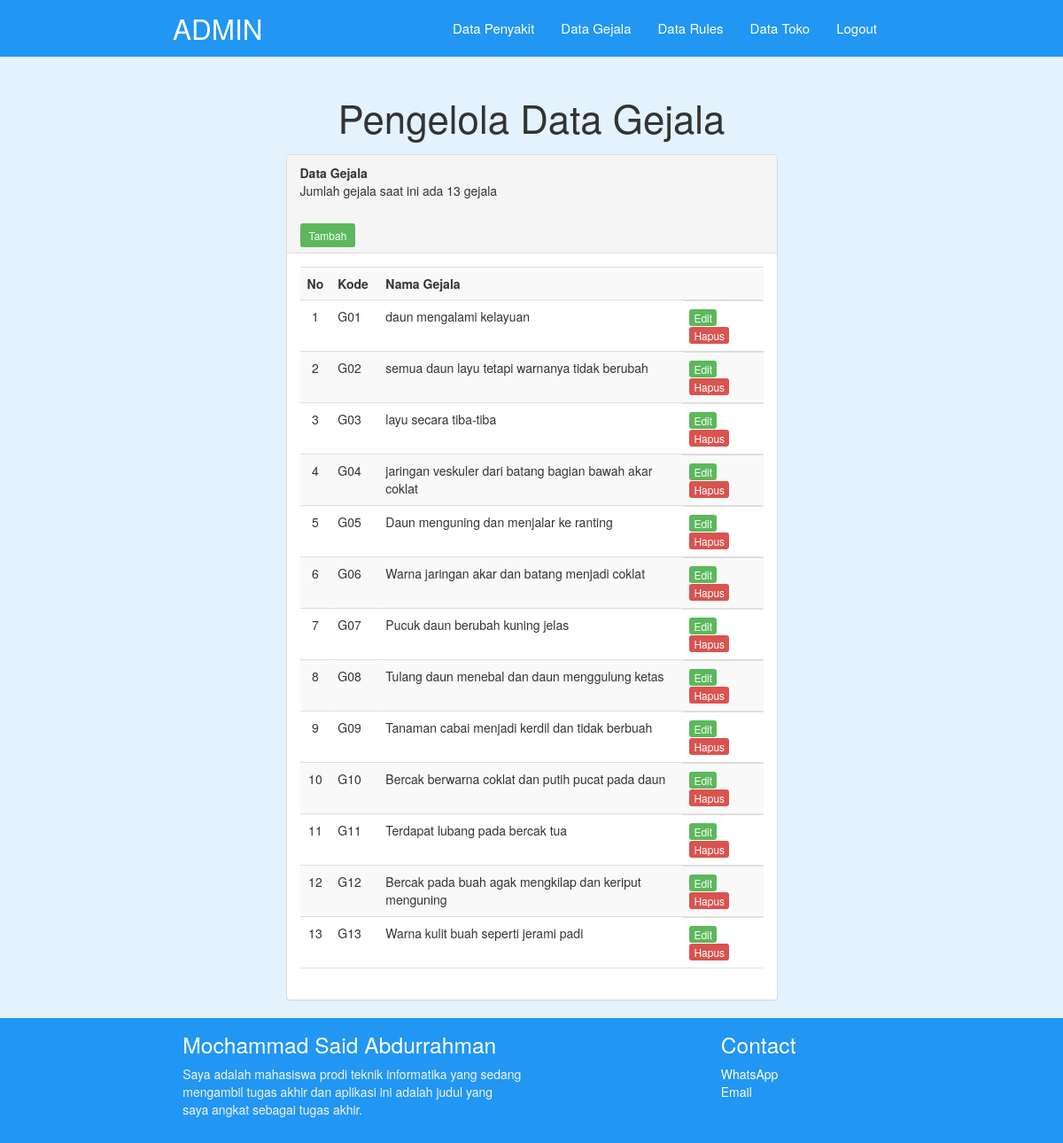
The page /pakar/gejalaTampil.php (signed in) on the database its author committed.
### tables this page shows
CREATE TABLE `gejala` (
  `id_gejala` char(3) NOT NULL,
  `nama_gejala` varchar(100) NOT NULL
);

### pakar/gejalaTampil.php (the view, shortened to what this page needs)
<?php
include "../koneksi.php";
?>
<!DOCTYPE html>
<html lang="en">
<head>
  <link href="../css/bootstrap.css" type="text/css" rel="stylesheet" media="screen, projection"/>
  <link href="../css/materialize.css" type="text/css" rel="stylesheet" media="screen,projection"/>
  <link href="../css/style.css" type="text/css" rel="stylesheet" media="screen,projection"/>
</head>
<body>
    <nav class="blue" role="navigation">
        <div class="nav-wrapper container "><a id="logo-container" href="index.php" class="brand-logo">ADMIN</a>
            <ul class="right hide-on-med-and-down">
                <li><a href="penyakitTampil.php">Data Penyakit</a></li>
                <li><a href="gejalaTampil.php">Data Gejala</a></li>
                <li><a href="rulesTampil.php">Data Rules</a></li>
                <li><a href="tokoTampil.php">Data Toko</a></li>
                <li><a href="logout.php" onclick="return confirm('Anda Yakin Ingin Logout..?');" target="_self">Logout</a></li>
            </ul>
        </div>
    </nav>
    <div class="col-md-12 blue lighten-5">
        <div class="section no-pad-bot container" id="index-banner">
            <div>
                <h3 class="header center">Pengelola Data Gejala</h3>
            </div>
        </div>
    </div>
    <div class="col-md-12 blue lighten-5">
        <div class="col-md-6 col-md-offset-3 content">
            <div class="panel panel-default">
                <div class="panel-heading">
                    <b>Data Gejala</b>
                    <?php
                        $sql = "SELECT * from gejala";
                        $query = mysqli_query($koneksi, $sql);
                        $row = mysqli_num_rows($query);
                        echo "<p>Jumlah gejala saat ini ada $row gejala</p>";
                    ?>
                    <br>
                    <a href="gejalaTambah.php" class="btn-sm btn-success" target="_self">Tambah</a>
                </div>
                <div class="panel-body">
                    <table class="table table-striped" id="table">
                        <tr>
                            <th width="28">No</th>
                            <th width="54">Kode</th>
                            <th width="400" colspan="2">Nama Gejala</th>
                        </tr>
                        <?php
                            $sql = "SELECT * from gejala order by id_gejala";
                            $query = mysqli_query($koneksi, $sql);
                            $no = 0;
                            while($result = mysqli_fetch_array($query)){
                                $no++;
                        ?>
                        <tr>
                            <td class="center"><?php echo $no;?></td>
                            <td><?php echo $result['id_gejala'];?></td>
                            <td><?php echo $result['nama_gejala'];?></td>
                            <td class="right">
                                <a class="btn-xs btn-success raised" href="gejalaEdit.php?kdubah=<?php echo $result['id_gejala']; ?>" target="_self">Edit</a>
                                <a class="btn-xs btn-danger raised" href="gejalaHapus.php?kdhapus=<?php echo $result['id_gejala']; ?>" target="_self" onclick="return confirm('Apakah Anda Yakin Ingin Menghapus Data..?');">Hapus</a>
                            </td>
                        </tr>
                        <?php
                            }
                        ?>
                    </table>
                </div>
            </div>
        </div>
    </div>
   <footer class="page-footer blue">
      <div class="container">
        <div class="row">
          <div class="col l6 s12">
            <h5 class="white-text">Mochammad Said Abdurrahman</h5>
            <p class="grey-text text-lighten-4">Saya adalah mahasiswa prodi teknik informatika yang sedang mengambil tugas akhir dan aplikasi ini adalah judul yang saya angkat sebagai tugas akhir.</p>
          </div>
          <div class="col l3 s12">
          </div>
          <div class="col l3 s12">
            <h5 class="white-text">Contact</h5>
            <ul>
              <li><a class="white-text" href="https://api.whatsapp.com/send?phone=082143668971" target="_blank">WhatsApp</a></li>
             <li><a class="white-text" href="http://msaidabdurrahman99@gmail.com" target="_blank">Email</a>
            </ul>
          </div>
        </div>
      </div>
    </footer>
  </body>
</html>

### css/style.css (style rules this page uses)
a { text-decoration: none; }

### rows shown on the page
gejala: id_gejala "G01", nama_gejala "daun mengalami kelayuan"
gejala: id_gejala "G02", nama_gejala "semua daun layu tetapi warnanya tidak berubah"
gejala: id_gejala "G03", nama_gejala "layu secara tiba-tiba"
gejala: id_gejala "G04", nama_gejala "jaringan veskuler dari batang bagian bawah akar coklat"
gejala: id_gejala "G05", nama_gejala "Daun menguning dan menjalar ke ranting"
gejala: id_gejala "G06", nama_gejala "Warna jaringan akar dan batang menjadi coklat"
gejala: id_gejala "G07", nama_gejala "Pucuk daun berubah kuning jelas"
gejala: id_gejala "G08", nama_gejala "Tulang daun menebal dan daun menggulung ketas"
gejala: id_gejala "G09", nama_gejala "Tanaman cabai menjadi kerdil dan tidak berbuah"
gejala: id_gejala "G10", nama_gejala "Bercak berwarna coklat dan putih pucat pada daun"
gejala: id_gejala "G11", nama_gejala "Terdapat lubang pada bercak tua"
gejala: id_gejala "G12", nama_gejala "Bercak pada buah agak mengkilap dan keriput menguning"
gejala: id_gejala "G13", nama_gejala "Warna kulit buah seperti jerami padi"

### other values the page prints
$row "13"
